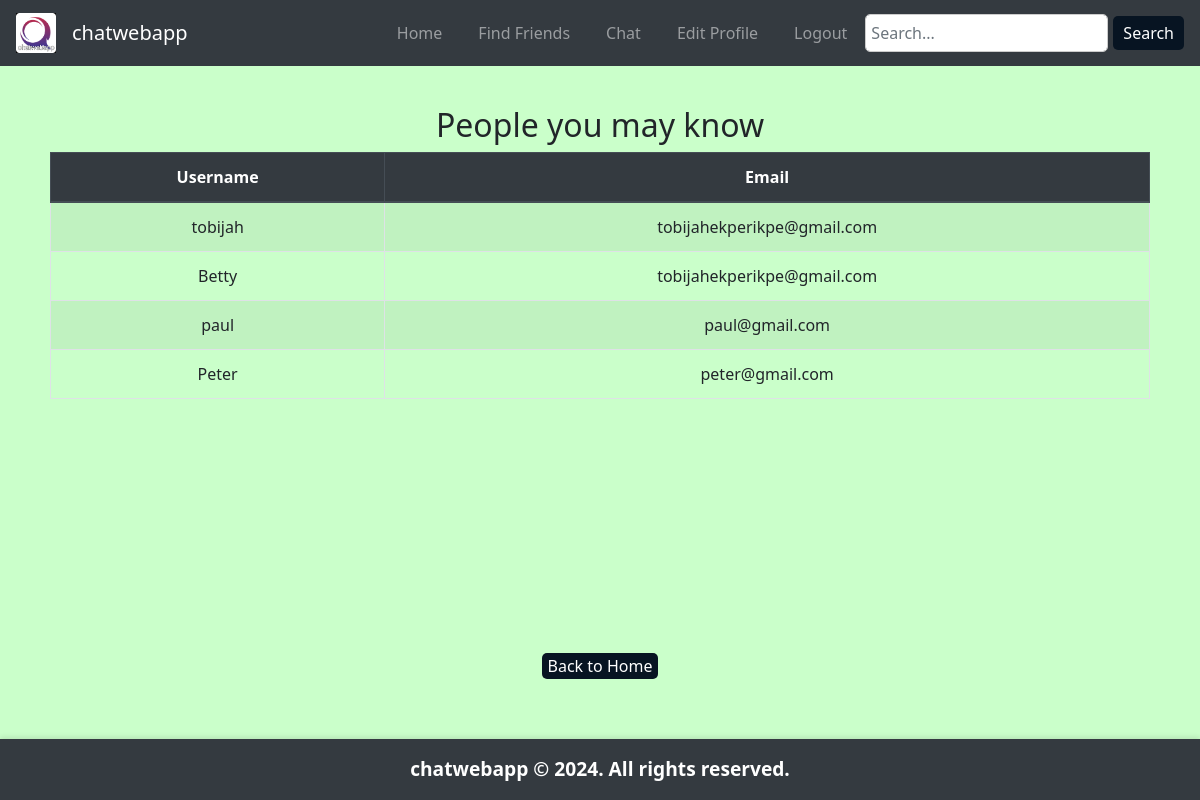
/auth/view_users (signed in), run on an earlier commit of the app's database.
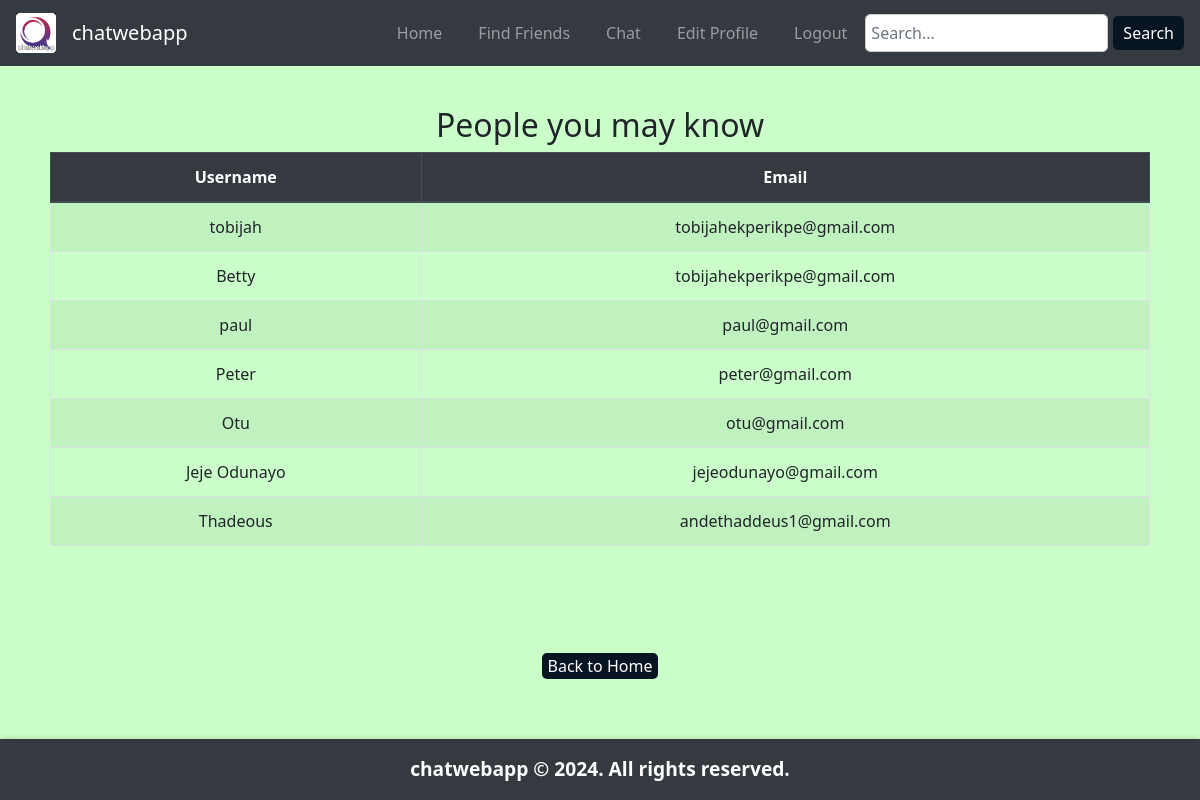
And on a later commit of the database.
### models/user.py (models this page shows, shortened)
class User(UserMixin, db.Model):
    __tablename__ = 'users'
    id = db.Column(db.Integer, primary_key=True)
    username = db.Column(db.String(150), unique=True, nullable=False)
    password = db.Column(db.String(150), nullable=False)
    email = db.Column(db.String(150), unique=True, nullable=True)
    phone_number = db.Column(db.String(20), nullable=True)
    profile_picture = db.Column(db.String(150), nullable=True)
    messages_sent = db.relationship('Message', foreign_keys='Message.sender_id', backref='sender', lazy=True)
    messages_received = db.relationship('Message', foreign_keys='Message.receiver_id', backref='receiver', lazy=True)

### routes/auth_routes.py (the view)
@auth_bp.route('/view_users')
@login_required
def view_users():
    users = User.query.all()
    return render_template('view_users.html', users=users)

### app.py (called while the page is built)
@login_manager.user_loader
def load_user(user_id):
    return User.query.get(int(user_id))

### templates/view_users.html (shortened to what this page needs)
{% extends "base.html" %}
{% block body %}
<div class="container page-container">
    <h2 class="text-center">People you may know</h2>
    <div class="table-responsive">
    <table class="table table-striped table-bordered styled-table">
        <thead class="thead-dark">
            <tr>
                <th>Username</th>
                <th>Email</th>
            </tr>
        </thead>
        <tbody>
            {% for user in users %}
                <tr>
                    <td>{{ user.username }}</td>
                    <td>{{ user.email }}</td>
                </tr>
            {% endfor %}
        </tbody>
    </table>
    </div>
    <div class="go-back-home">
        <button class="button" onclick="window.location.href='{{ url_for('auth.home') }}'">Back to Home</button>
    </div>
</div>
{% endblock %}

### templates/base.html (shortened to what this page needs)
<!DOCTYPE html>
<html lang="en">
    <head>
        <link href="../static/css/bootstrap.min.css" rel="stylesheet">
        <link rel="stylesheet" href="{{url_for("static", filename="css/styles.css")}}" />
    </head>
    <body>
        <nav class="navbar navbar-expand-lg navbar-dark bg-dark">
            {% if current_user.is_authenticated %}
                <a class="navbar-brand" href="{{ url_for('auth.home') }}">
                    <img src="{{ url_for('static', filename='images/logo.png') }}" alt="Logo" width="40" height="40" class="d-inline-block align-top">
                </a>
                <a class="navbar-brand" href="{{ url_for('auth.home') }}">chatwebapp</a>
            {% else %}
                <a class="navbar-brand" href="{{ url_for('auth.index') }}">
                    <img src="{{ url_for('static', filename='images/logo.png') }}" alt="Logo" width="40" height="40" class="d-inline-block align-top">
                </a>
                <a class="navbar-brand" href="{{ url_for('index') }}">chatwebapp</a>
            {% endif %}
            <div class="collapse navbar-collapse" id="navbarNav">
                <ul class="navbar-nav ml-auto">
                    {% if current_user.is_authenticated %}
                        <li class="nav-item"><a class="nav-link" href="{{ url_for('auth.home') }}">Home</a></li>
                        <li class="nav-item"><a class="nav-link" href="{{ url_for('auth.view_users') }}">Find Friends</a></li>
                        <li class="nav-item"><a class="nav-link" href="{{ url_for('auth.chat') }}">Chat</a></li>
                        <li class="nav-item"><a class="nav-link" href="{{ url_for('auth.edit_profile') }}">Edit Profile</a></li>
                        <li class="nav-item"><a class="nav-link" href="{{ url_for('auth.logout') }}">Logout</a></li>
                        <form class="search-bar" action="{{ url_for('auth.search') }}" method="GET">
                            <input type="text" class="form-control" name="username" placeholder="Search...">
                            <button type="submit">Search</button>
                        </form>
                    {% else %}
                        <li class="nav-item"><a class="nav-link" href="{{ url_for('auth.login') }}">Login</a></li>
                        <li class="nav-item"><a class="nav-link" href="{{ url_for('auth.register') }}">Register</a></li>
                    {% endif %}
                </ul>
            </div>
        </nav>
        <div class="page-container">
            {% block body %}
            {% endblock %}
        </div>
        <footer class="bg-dark text-white text-center py-3 mt-auto">
            <div class="container">
                <p class="mb-0">chatwebapp &copy; 2024. All rights reserved.</p>
            </div>
        </footer>
    </body>
</html>

### static/css/styles.css (style rules this page uses)
body { font-family: system-ui, -apple-system, BlinkMacSystemFont, 'Segoe UI', Roboto, Oxygen, Ubuntu, Cantarell, 'Open Sans', 'Helvetica Neue', sans-serif; margin: 0; padding: 0; background-color: #caffca; text-align: center; display: flex; flex-direction: column; height: 100vh; }
.page-container { flex: 1; display: flex; flex-direction: column; justify-content: center; align-items: center; padding: 20px; }
nav { background-color: #333; padding: 10px; display: flex; justify-content: space-between; align-items: center; }
nav ul { list-style-type: none; margin: 0; padding: 0; display: flex; }
nav ul li { margin: 0 10px; }
nav ul li a { color: #fff; text-decoration: none; padding: 10px 15px; display: block; transition: background-color 0.3s ease; }
nav .search-bar { display: flex; align-items: center; }
nav .search-bar input { padding: 5px; border: 1px solid #ccc; border-radius: 5px; margin-right: 5px; }
nav .search-bar button { padding: 5px 10px; border: none; border-radius: 5px; background-color: #071422; color: #fff; cursor: pointer; transition: background-color 0.3s ease; }
footer { background-color: #333; color: #fff; padding: 20px; text-align: center; width: 100%; box-shadow: 0 -2px 5px rgba(0, 0, 0, 0.1); position: sticky; bottom: 0; left: 0; right: 0; z-index: 1000; }
footer p { margin: 0; font-size: 1.2em; font-weight: bold; }
.go-back-home { margin-top: auto; text-align: center; padding: 20px; }
.button { background-color: #071422; color: #fff; border: none; border-radius: 5px; font-size: 1em; cursor: pointer; transition: background-color 0.3s ease; }

What changed in the data, as far as the page shows it:
added User: username "Otu", email "otu@gmail.com"
added User: username "Jeje Odunayo", email "jejeodunayo@gmail.com"
added User: username "Thadeous", email "andethaddeus1@gmail.com"
